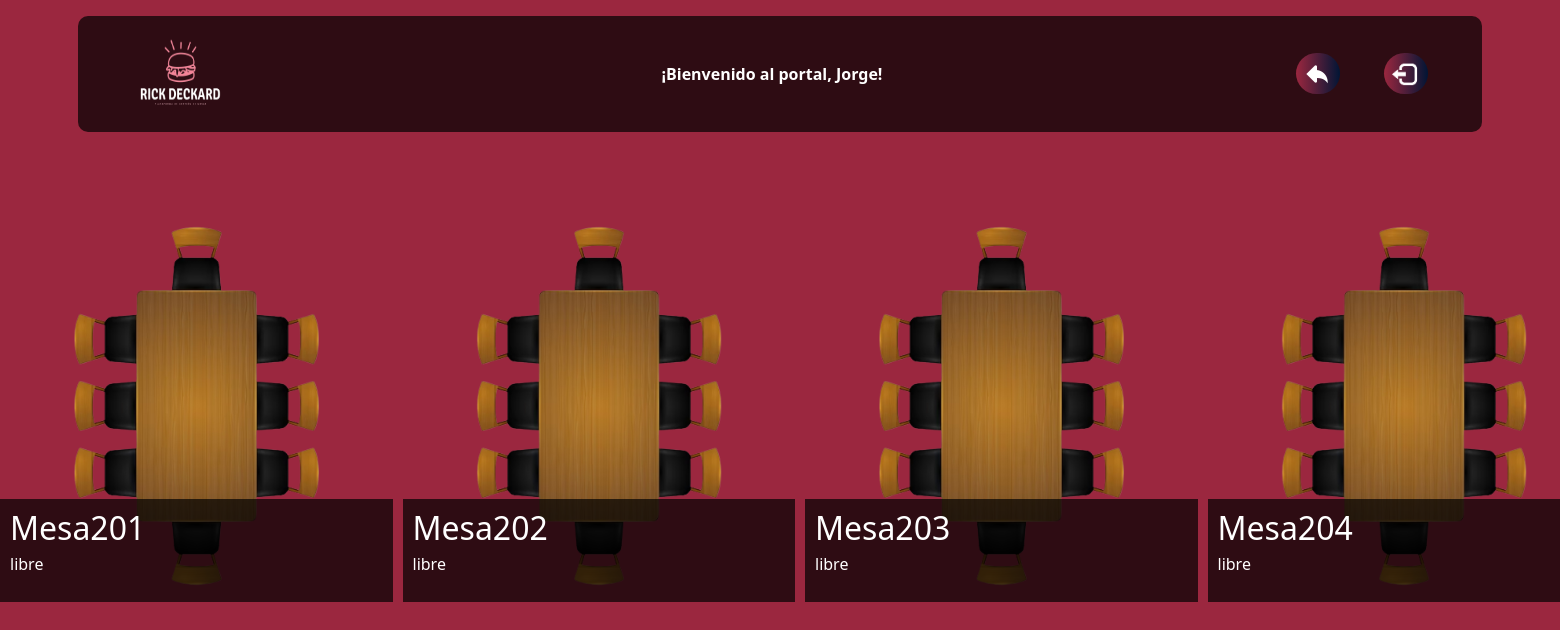
The app's page /terrazas/terraza.php?id=2 (signed in) with its own data.
### tables this page shows
CREATE TABLE mesas (
    id_mesa INT PRIMARY KEY  NOT NULL AUTO_INCREMENT,
    numero_mesa INT,
    id_sala INT,
    estado ENUM('libre','ocupada') DEFAULT ('libre'),    
    FOREIGN KEY (id_sala) REFERENCES salas(id_sala)      
);

### terrazas/terraza.php (the view, shortened to what this page needs)
<!DOCTYPE html>
<html lang="en">
<head>
    <link rel="stylesheet" href="../css/terraza.css">
    <link href="https://cdn.jsdelivr.net/npm/bootstrap@5.0.2/dist/css/bootstrap.min.css" rel="stylesheet">
</head>
<body>
    <nav class="navbar navbar-light bg-lights position-top">
        <div class="container">
            <a class="navbar-brand " href="../mostra.php">
                <img src="../img/LOGORICK _Blanco.png" alt="" width="100" height="90">
            </a>
            <div class="saludo">
            <b>¡Bienvenido al portal, <?php echo $_SESSION['user'];?>!</b>
            </div>
            <div>
            <a href="javascript:history.back()"><button class="atrasboton"><img class="atrasimg" src="../img/atras.png" alt=""></button></a>
            <a href="../inc/salir.php"><button class="logoutboton"><img class="logoutimg" src="../img/LOGOUT.png" alt=""></button></a>
            </div>
        </div>
    </nav>
    <?php
    if (isset($_GET['id'])) {
        include './../inc/conexion.php';
        $id = trim(mysqli_real_escape_string($conn,$_GET['id']));
        $sql = "SELECT * FROM mesas WHERE id_sala = ?";
        $stmt = mysqli_prepare($conn,$sql);
        mysqli_stmt_bind_param($stmt, "s",$id);
        mysqli_stmt_execute($stmt);
        $res = mysqli_stmt_get_result($stmt);
        echo '<div class="image-grid">';
        foreach ($res as $mesa) {
            echo'<a><div class="image-item">';
            if ($mesa['estado'] == "ocupada") {
                echo '<img class="filtro" src="../img/mesas.png" alt="Imagen 1">';
                echo '<div class="image-text"><h2> Mesa'.$mesa['numero_mesa'].'</h2>';
                echo '<p class="diss">'.$mesa['estado'].'</p>';
            }else{
                echo '<img class="" src="../img/mesas.png" alt="Imagen 1">';
                echo '<div class="image-text"><h2> Mesa'.$mesa['numero_mesa'].'</h2>';
                echo '<p>'.$mesa['estado'].'</p>';
            }
            echo '</div></div></a>';
        }
    }else{
    }
    ?>
</body>
</html>

### css/terraza.css (style rules this page uses)
* { box-sizing: border-box; margin: 0; padding: 0; }
.navbar { margin-top: 1%; margin-right: 5%; margin-left: 5%; border-radius: 10px; }
.saludo { color: white; }
.logoutboton { color: white; background: linear-gradient(to right, #9B273F, #011535); border: none; border-radius: 4vh; cursor: pointer; transition: all 0.3s ease 0s; }
.logoutimg { height: 4vh; margin: 0.6vh; margin-right: 0.9vh; transition: all 0.3s ease 0s; }
.bg-lights { background-color: rgba(0, 0, 0, 0.7) !important; }
body { font-family: Arial, sans-serif; line-height: 1.6; background-color: #9B273F !important; background-position: center; background-repeat: no-repeat; background-size: cover; }
.atrasboton { color: white; background: linear-gradient(to right, #9B273F, #011535); border: none; border-radius: 4vh; cursor: pointer; transition: all 0.3s ease 0s; margin-right: 5vh; }
.atrasimg { height: 4vh; margin: 0.6vh; margin-right: 0.9vh; transition: all 0.3s ease 0s; }
.image-grid { display: grid; grid-template-columns: repeat(4, 1fr); gap: 10px; margin: 0 auto; height: 85vh; padding-top: 5%; width: 200vh; }
.image-item { position: relative; width: 100%; padding-bottom: 100%; overflow: hidden; transition: transform 0.3s ease-in-out; }
.image-item img { position: absolute; top: 0; left: 0; width: 100%; height: 100%; object-fit: cover; }
.image-text { position: absolute; bottom: 0; left: 0; width: 100%; background-color: rgba(0, 0, 0, 0.7); color: white; padding: 10px; box-sizing: border-box; }
.image-text h2 { margin-bottom: 5px; }

### records on screen
mesas: numero_mesa "201", estado "libre"
mesas: numero_mesa "202", estado "libre"
mesas: numero_mesa "203", estado "libre"
mesas: numero_mesa "204", estado "libre"

### other values on screen
$_SESSION['user'] "Jorge"
